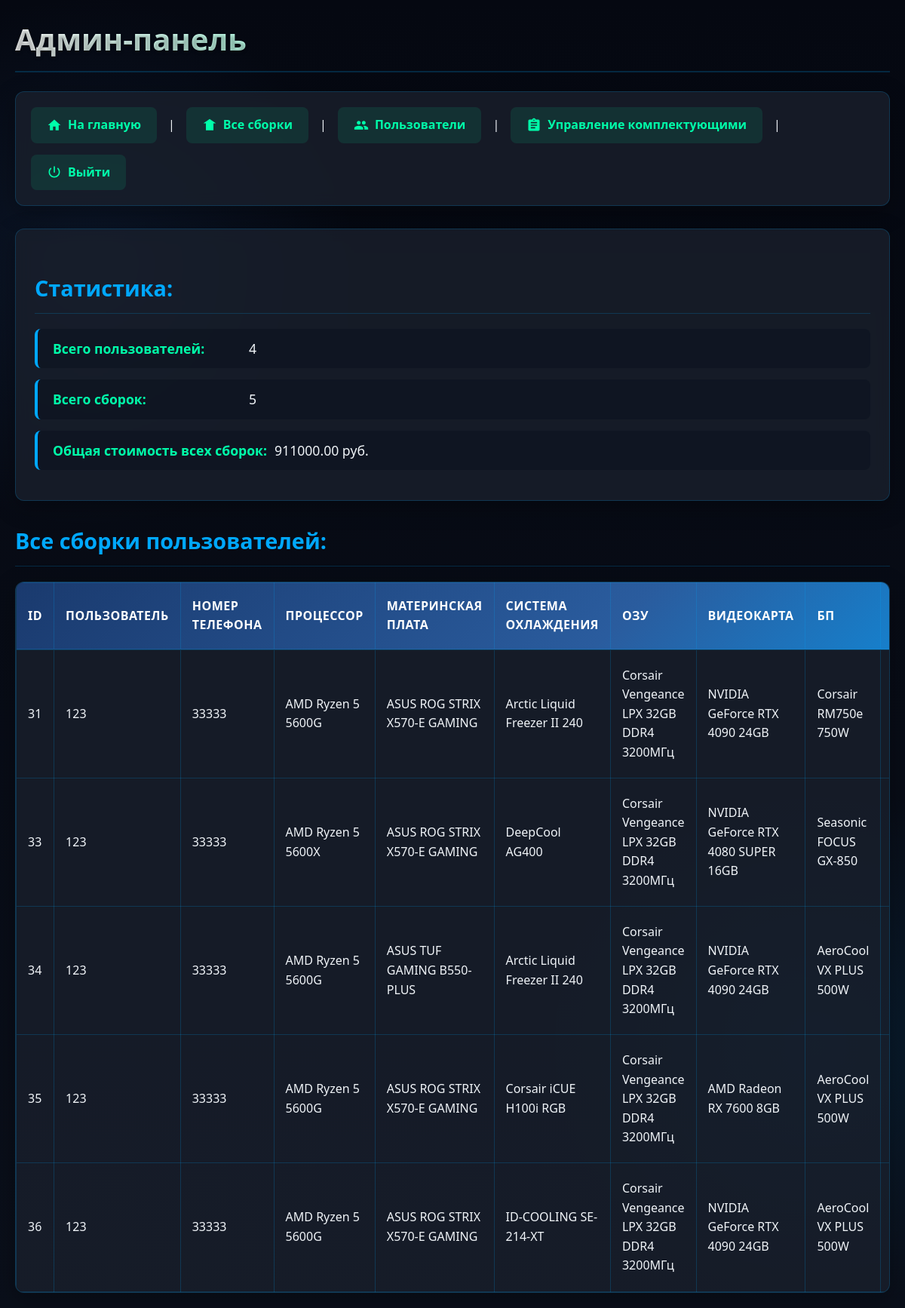
/admin (signed in), run on the app's committed database.
### tables this page shows
CREATE TABLE user_gadjets (
            id INTEGER PRIMARY KEY AUTOINCREMENT,
            user_id INTEGER NOT NULL,
            Proc TEXT NOT NULL,
            MPlata TEXT NOT NULL,
            CW TEXT NOT NULL,
            RAM TEXT NOT NULL,
            VideoCard TEXT NOT NULL,
            BP TEXT NOT NULL,
            Corpus TEXT NOT NULL,
            FOREIGN KEY (user_id) REFERENCES users (id)
        );

CREATE TABLE users (
            id INTEGER PRIMARY KEY AUTOINCREMENT,
            username TEXT UNIQUE NOT NULL,
            password TEXT NOT NULL,
            TP INTEGER NOT NULL
        , is_admin INTEGER DEFAULT 0);

### app.py (the view)
@app.route('/admin')
def admin_panel():
    if not is_admin():
        return redirect(url_for('index'))
    conn = get_db_connection()
    all_gadjets = conn.execute('''
        SELECT
            ug.id,
            ug.Proc,
            ug.MPlata,
            ug.CW,
            ug.RAM,
            ug.VideoCard,
            ug.BP,
            ug.Corpus,
            u.username,
            u.TP
        FROM user_gadjets ug
        JOIN users u ON ug.user_id = u.id
        ORDER BY u.username, ug.id
    ''').fetchall()
    def calculate_build_price(build):
        total_price = 0
        components_to_check = [
            ('Процессор', build['Proc']),
            ('Материнская плата', build['MPlata']),
            ('Система охлаждения', build['CW']),
            ('Оперативная память', build['RAM']),
            ('Видеокарта', build['VideoCard']),
            ('Блок питания', build['BP']),
            ('Корпус', build['Corpus'])
        ]
        for category, name in components_to_check:
            price_result = conn.execute(
                'SELECT price FROM components WHERE category = ? AND name = ?',
                (category, name)
            ).fetchone()
            if price_result and price_result['price']:
                total_price += float(price_result['price'])
        return total_price
    builds_with_prices = []
    total_all_builds_price = 0
    for build in all_gadjets:
        build_dict = dict(build)
        build_price = calculate_build_price(build_dict)
        build_dict['total_price'] = build_price
        builds_with_prices.append(build_dict)
        total_all_builds_price += build_price
    all_components = conn.execute('''
        SELECT DISTINCT category, name
        FROM components
        ORDER BY category, name
    ''').fetchall()
    components_by_category = {}
    for comp in all_components:
        category = comp['category']
        if category not in components_by_category:
            components_by_category[category] = []
        components_by_category[category].append(comp['name'])
    stats = conn.execute('''
        SELECT
            COUNT(DISTINCT u.id) as total_users,
            COUNT(ug.id) as total_gadjets,
            AVG(u.TP) as avg_tp
        FROM users u
        LEFT JOIN user_gadjets ug ON u.id = ug.user_id
        WHERE u.is_admin = 0
    ''').fetchone()
    conn.close()
    stats_dict = dict(stats)
    stats_dict['total_price'] = total_all_builds_price
    return render_template('admin.html',
                         all_gadjets=builds_with_prices,
                         stats=stats_dict,
                         username=session['username'],
                         components_by_category=components_by_category)

### app.py (called while the page is built)
def get_db_connection():
    conn = sqlite3.connect('db.db')
    conn.row_factory = sqlite3.Row
    return conn

def is_admin():
    if 'user_id' not in session:
        return False
    conn = get_db_connection()
    user = conn.execute('SELECT is_admin FROM users WHERE id = ?',
                       (session['user_id'],)).fetchone()
    conn.close()
    return user and user['is_admin'] == 1

def get_build_status(build_id):
    conn = get_db_connection()
    status = conn.execute('SELECT * FROM build_status WHERE build_id = ?', (build_id,)).fetchone()
    conn.close()
    if status:
        return dict(status)
    return {'needs_approval': 0, 'status': 'active'}

@app.context_processor
def utility_processor():
    return dict(get_build_status=get_build_status)

### templates/admin.html (shortened to what this page needs)
<!DOCTYPE html>
<html lang="ru">
<head>
</head>
<body>
    <h1>Админ-панель</h1>
    <div>
        <a href="{{ url_for('index') }}">На главную</a> |
        <a href="{{ url_for('admin_panel') }}">Все сборки</a> |
        <a href="{{ url_for('admin_users') }}">Пользователи</a> |
        <a href="{{ url_for('manage_components_page') }}">Управление комплектующими</a> |
        <a href="{{ url_for('logout') }}">Выйти</a>
    </div>
    <div>
        <h2>Статистика:</h2>
        <p><strong>Всего пользователей:</strong> {{ stats.total_users }}</p>
        <p><strong>Всего сборок:</strong> {{ stats.total_gadjets }}</p>
        <p><strong>Общая стоимость всех сборок:</strong> {{ "%.2f"|format(stats.total_price) if stats.total_price else 0 }} руб.</p>
    </div>
    <h2>Все сборки пользователей:</h2>
    {% if all_gadjets %}
    <table border="1">
        <thead>
            <tr>
                <th>ID</th>
                <th>Пользователь</th>
                <th>Номер телефона</th>
                <th>Процессор</th>
                <th>Материнская плата</th>
                <th>Система охлаждения</th>
                <th>ОЗУ</th>
                <th>Видеокарта</th>
                <th>БП</th>
                <th>Корпус</th>
            </tr>
        </thead>
        <tbody>
            {% for gadget in all_gadjets %}
            <tr>
                <td>{{ gadget.id }}</td>
                <td>{{ gadget.username }}</td>
                <td>{{ gadget.TP }}</td>
                <td>{{ gadget.Proc }}</td>
                <td>{{ gadget.MPlata }}</td>
                <td>{{ gadget.CW }}</td>
                <td>{{ gadget.RAM }}</td>
                <td>{{ gadget.VideoCard }}</td>
                <td>{{ gadget.BP }}</td>
                <td>{{ gadget.Corpus }}</td>
            </tr>
            {% endfor %}
        </tbody>
    </table>
    {% else %}
    <p>Нет сборок</p>
    {% endif %}
</body>
</html>

### templates/admin.html (style rules this page uses)
:root { --primary: #2a5c9e; --primary-dark: #1a3a6e; --secondary: #00a8ff; --accent: #00ffaa; --dark: #0a0f1a; --darker: #050811; --light: #f0f4f8; --gray: #2d3748; --gray-light: #4a5568; --success: #38a169; --warning: #d69e2e; --danger: #e53e3e; --info: #3182ce; --tech-gradient: linear-gradient(135deg, #1a3a6e 0%, #2a5c9e 50%, #00a8ff 100%); --card-bg: rgba(26, 32, 44, 0.8); --border-color: rgba(0, 168, 255, 0.2); --shadow-tech: 0 4px 20px rgba(0, 168, 255, 0.15); --shadow-card: 0 8px 30px rgba(0, 0, 0, 0.3); --glow: 0 0 15px rgba(0, 255, 170, 0.3); }
* { margin: 0; padding: 0; box-sizing: border-box; }
body { font-family: 'Segoe UI', Tahoma, Geneva, Verdana, sans-serif; background: var(--darker); background-image: radial-gradient(circle at 10% 20%, rgba(42, 92, 158, 0.15) 0%, transparent 20%), radial-gradient(circle at 90% 80%, rgba(0, 168, 255, 0.1) 0%, transparent 20%), linear-gradient(to bottom, var(--darker), var(--dark)); color: var(--light); line-height: 1.6; min-height: 100vh; padding: 20px; }
h1 { color: white; font-size: 2.5rem; margin-bottom: 25px; text-shadow: 0 2px 4px rgba(0, 0, 0, 0.3); background: linear-gradient(90deg, #fff, var(--accent)); -webkit-background-clip: text; background-clip: text; color: transparent; font-weight: 800; padding-bottom: 10px; border-bottom: 2px solid var(--border-color); }
h2 { color: var(--secondary); font-size: 1.8rem; margin: 30px 0 20px; padding-bottom: 10px; border-bottom: 1px solid var(--border-color); }
div:first-of-type { background: var(--card-bg); backdrop-filter: blur(10px); padding: 20px; border-radius: 12px; margin-bottom: 30px; border: 1px solid var(--border-color); box-shadow: var(--shadow-card); display: flex; flex-wrap: wrap; gap: 15px; align-items: center; }
div:first-of-type a { color: var(--accent); text-decoration: none; font-weight: 600; padding: 10px 20px; border-radius: 8px; background: rgba(0, 255, 170, 0.1); transition: all 0.3s ease; border: 1px solid transparent; display: inline-flex; align-items: center; gap: 8px; }
div:nth-of-type(2) { background: var(--card-bg); backdrop-filter: blur(10px); padding: 25px; border-radius: 12px; margin-bottom: 30px; border: 1px solid var(--border-color); box-shadow: var(--shadow-card); }
div:nth-of-type(2) p { margin: 15px 0; padding: 12px 20px; background: rgba(13, 20, 33, 0.7); border-radius: 8px; border-left: 4px solid var(--secondary); font-size: 1.1rem; display: flex; align-items: center; gap: 10px; }
div:nth-of-type(2) strong { color: var(--accent); min-width: 250px; display: inline-block; }
table { width: 100%; background: var(--card-bg); border-radius: 12px; overflow: hidden; box-shadow: var(--shadow-card); border: 1px solid var(--border-color); border-collapse: collapse; margin-top: 20px; }
thead { background: var(--tech-gradient); }
th { padding: 18px 15px; text-align: left; color: white; font-weight: 600; text-transform: uppercase; letter-spacing: 0.5px; border-bottom: 2px solid var(--border-color); }
tbody tr { transition: all 0.3s ease; border-bottom: 1px solid var(--border-color); }
td { padding: 15px; vertical-align: middle; }
@media (max-width: 1200px) { table { display: block; overflow-x: auto; } }
table, div:nth-of-type(2), div:first-of-type { animation: fadeIn 0.5s ease; }
div:first-of-type a::before { content: ''; display: inline-block; width: 20px; height: 20px; background-size: contain; background-repeat: no-repeat; }

### data on the page
user_gadjets: id "31", username "123", TP "33333", Proc "AMD Ryzen 5 5600G", MPlata "ASUS ROG STRIX X570-E GAMING", CW "Arctic Liquid Freezer II 240", RAM "Corsair Vengeance LPX 32GB DDR4 3200МГц", VideoCard "NVIDIA GeForce RTX 4090 24GB", BP "Corsair RM750e 750W"
user_gadjets: id "33", username "123", TP "33333", Proc "AMD Ryzen 5 5600X", MPlata "ASUS ROG STRIX X570-E GAMING", CW "DeepCool AG400", RAM "Corsair Vengeance LPX 32GB DDR4 3200МГц", VideoCard "NVIDIA GeForce RTX 4080 SUPER 16GB", BP "Seasonic FOCUS GX-850"
user_gadjets: id "34", username "123", TP "33333", Proc "AMD Ryzen 5 5600G", MPlata "ASUS TUF GAMING B550-PLUS", CW "Arctic Liquid Freezer II 240", RAM "Corsair Vengeance LPX 32GB DDR4 3200МГц", VideoCard "NVIDIA GeForce RTX 4090 24GB", BP "AeroCool VX PLUS 500W"
user_gadjets: id "35", username "123", TP "33333", Proc "AMD Ryzen 5 5600G", MPlata "ASUS ROG STRIX X570-E GAMING", CW "Corsair iCUE H100i RGB", RAM "Corsair Vengeance LPX 32GB DDR4 3200МГц", VideoCard "AMD Radeon RX 7600 8GB", BP "AeroCool VX PLUS 500W"
user_gadjets: id "36", username "123", TP "33333", Proc "AMD Ryzen 5 5600G", MPlata "ASUS ROG STRIX X570-E GAMING", CW "ID-COOLING SE-214-XT", RAM "Corsair Vengeance LPX 32GB DDR4 3200МГц", VideoCard "NVIDIA GeForce RTX 4090 24GB", BP "AeroCool VX PLUS 500W"

### other printed values
{{ stats.total_users }} "4"
{{ stats.total_gadjets }} "5"
{{ "%.2f"|format(stats.total_price) if stats.total_price else 0 }} "911000.00"
